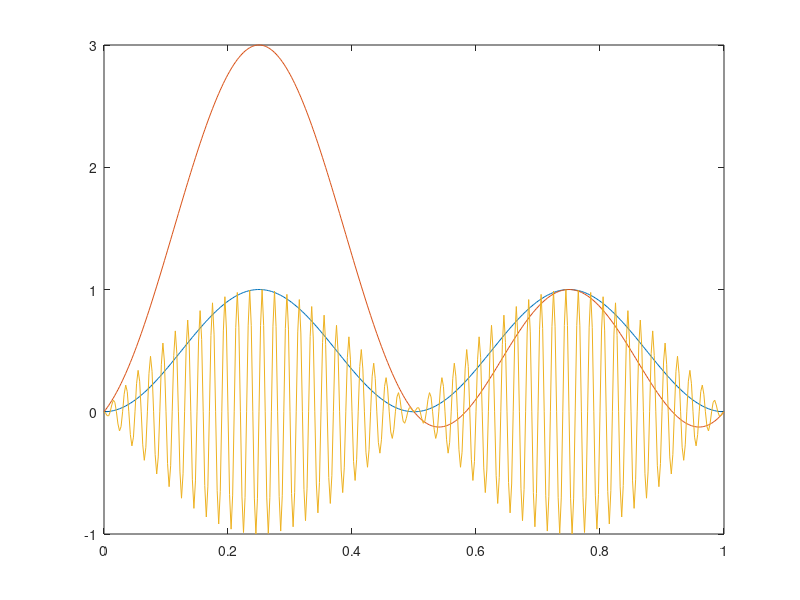

This chart was generated by the following MATLAB code: (Note: this script raises an error after producing the figure.)
clear all;

f = 400;
Tsample = 1/f;
t = 0:Tsample:1;
A = 1;
x = sin(2*pi*t);
y1 = x.^2;
y2 = x.*(1+2*x);
y3 = x.*sin(2*pi*350.*t);
plot(t,y1,t,y2,t,y3);
n1 = .5;
x2 = 12*n1 + 12*n1 - 24*n1; %Proves Linearity

%Because all three yx's meet at the center at .5
%-------------------------------------------------------------------------%
t = -2:1/1000:2;
t1 = -2:1/2000:2;
t2 = -2:1/4000:2;
p = (heaviside(t+1) - heaviside(t-1));
p1 = (10^-3)*conv(p,p);
p2 = (10^-3)*conv(p1,p1);
subplot(3,1,1);
plot(t,p);
subplot(3,1,2);
plot(t1,p1);
subplot(3,1,3);
plot(t2,p2);
